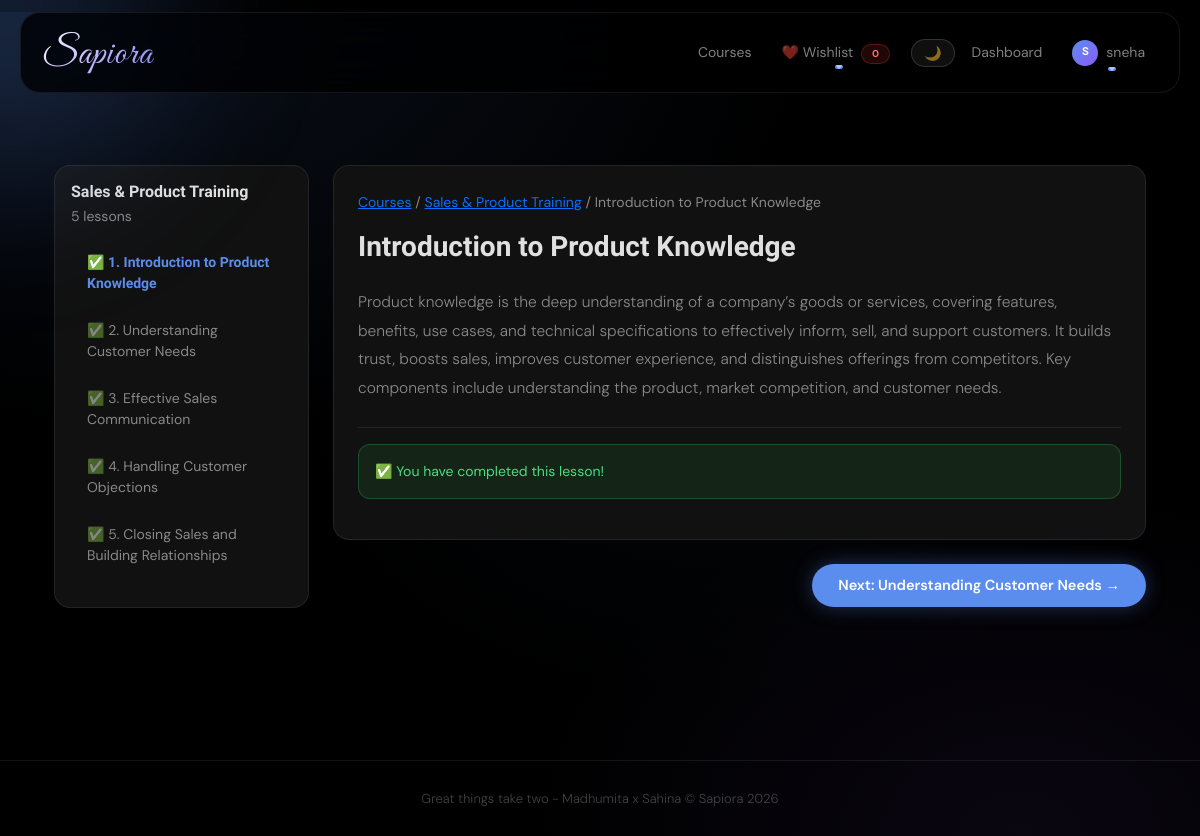
Page /courses/2/lessons/4/ (signed in) on the committed database.
### courses/models.py (models this page shows, shortened)
class Course(models.Model):
    title       = models.CharField(max_length=200)
    description = models.TextField()
    instructor  = models.ForeignKey(User, on_delete=models.CASCADE)
    price       = models.DecimalField(max_digits=8, decimal_places=2)
    rating      = models.FloatField(default=0)
    thumbnail   = models.ImageField(upload_to='course_thumbnails/', blank=True, null=True)
    created_at  = models.DateTimeField(auto_now_add=True)

class Lesson(models.Model):
    course     = models.ForeignKey(Course, on_delete=models.CASCADE, related_name='lessons')
    title      = models.CharField(max_length=200)
    content    = models.TextField()
    order      = models.PositiveIntegerField(default=0)
    created_at = models.DateTimeField(auto_now_add=True)
    class Meta:
        ordering = ['order']

### courses/views.py (the view)
# urls.py: path('<int:course_pk>/lessons/<int:lesson_pk>/', views.lesson_detail, name='lesson_detail'),
@login_required
def lesson_detail(request, course_pk, lesson_pk):
    course = get_object_or_404(Course, pk=course_pk)
    lesson = get_object_or_404(Lesson, pk=lesson_pk, course=course)
    is_enrolled = Enrollment.objects.filter(
        student=request.user, course=course
    ).exists()
    if not is_enrolled:
        return redirect('course_detail', pk=course_pk)
    all_lessons = course.lessons.all()
    progress, _ = CourseProgress.objects.get_or_create(
        student=request.user, course=course
    )
    progress.last_lesson = lesson
    progress.save()
    lesson_progress, _ = LessonProgress.objects.get_or_create(
        student=request.user, lesson=lesson
    )
    completed_lesson_ids = LessonProgress.objects.filter(
        student=request.user,
        lesson__course=course,
        completed=True
    ).values_list('lesson_id', flat=True)
    prev_lesson = all_lessons.filter(order__lt=lesson.order).last()
    next_lesson = all_lessons.filter(order__gt=lesson.order).first()
    context = {
        'course': course,
        'lesson': lesson,
        'all_lessons': all_lessons,
        'prev_lesson': prev_lesson,
        'next_lesson': next_lesson,
        'lesson_progress': lesson_progress,
        'completed_lesson_ids': completed_lesson_ids,
    }
    return render(request, 'courses/lesson_detail.html', context)

### templates/courses/lesson_detail.html (shortened to what this page needs)
{% extends "base.html" %}
{% block content %}
<div class="container-fluid mt-4">
  <div class="row">
    <div class="col-lg-3 mb-4">
      <div class="dashboard-sidebar p-3">
        <h6 class="fw-bold mb-1">{{ course.title }}</h6>
        <small class="text-muted d-block mb-3">{{ course.lessons.count }} lessons</small>
        <ul class="list-unstyled">
          {% for l in all_lessons %}
          <li class="mb-2">
            <a href="{% url 'lesson_detail' course.pk l.pk %}"
               class="dashboard-link {% if l.pk == lesson.pk %}fw-bold text-primary{% endif %}">
              {% if l.pk in completed_lesson_ids %}
                ✅
              {% else %}
                ⬜
              {% endif %}
              {{ l.order }}. {{ l.title }}
            </a>
          </li>
          {% endfor %}
        </ul>
      </div>
    </div>
    <div class="col-lg-9">
      <div class="dashboard-card p-4 mb-4">
        <nav class="mb-3">
          <small>
            <a href="{% url 'course_list' %}">Courses</a> /
            <a href="{% url 'course_detail' course.pk %}">{{ course.title }}</a> /
            {{ lesson.title }}
          </small>
        </nav>
        <h3 class="fw-bold mb-4">{{ lesson.title }}</h3>
        <div class="lesson-content">
          {{ lesson.content|linebreaks }}
        </div>
        <hr class="mt-4">
        {% if lesson_progress.completed %}
          <div class="alert alert-success mt-3">
            ✅ You have completed this lesson!
          </div>
        {% endif %}
      </div>
      <div class="d-flex justify-content-between">
        {% if next_lesson %}
          <a href="{% url 'lesson_detail' course.pk next_lesson.pk %}"
             class="btn btn-primary">
            Next: {{ next_lesson.title }} →
          </a>
        {% else %}
          <a href="{% url 'course_detail' course.pk %}"
             class="btn btn-success">
            🎉 Back to Course
          </a>
        {% endif %}
      </div>
    </div>
  </div>
</div>
{% endblock %}

### templates/base.html (shortened to what this page needs)
{% load static %}
<!DOCTYPE html>
<html lang="en">
<head>
    <link href="https://cdn.jsdelivr.net/npm/bootstrap@5.3.2/dist/css/bootstrap.min.css" rel="stylesheet">
    <link href="{% static 'css/style.css' %}" rel="stylesheet">
</head>
<body class="main-body">
<div id="cursorBlob"></div>
<nav class="navbar navbar-expand-lg custom-navbar">
    <div class="container">
        <a class="navbar-brand brand-text" href="{% url 'home' %}" style="text-decoration:none;">
            <span class="sapiora-logo">Sapiora</span>
        </a>
        <div class="collapse navbar-collapse" id="navbarNav">
            <ul class="navbar-nav ms-auto align-items-center gap-1">
                <li class="nav-item">
                    <a class="nav-link custom-link" href="{% url 'course_list' %}">Courses</a>
                </li>
                <li class="nav-item dropdown">
                    <a class="nav-link custom-link dropdown-toggle"
                       href="#" data-bs-toggle="dropdown">
                        ❤️&nbsp;Wishlist
                        <span id="wishlistCount" class="badge bg-danger ms-1" style="font-size:10px;">0</span>
                    </a>
                </li>
                <li class="nav-item">
                    <button id="themeToggle" class="theme-toggle-btn">🌙</button>
                </li>
                {% if user.is_authenticated %}
                    <li class="nav-item">
                        <a class="nav-link custom-link" href="{% url 'student_dashboard' %}">Dashboard</a>
                    </li>
                    <li class="nav-item dropdown">
                        <a class="nav-link custom-link dropdown-toggle d-flex align-items-center gap-2"
                           href="#" data-bs-toggle="dropdown">
                            <span style="
                                background: linear-gradient(135deg, #5b8dee, #8b5cf6);
                                color: white;
                                border-radius: 50%;
                                width: 26px; height: 26px;
                                display: inline-flex;
                                align-items: center; justify-content: center;
                                font-size: 11px; font-weight: 700;
                                flex-shrink: 0;
                                font-family: 'Bricolage Grotesque', sans-serif;
                            ">{{ user.username|first|upper }}</span>
                            {{ user.username }}
                        </a>
                    </li>
                {% endif %}
            </ul>
        </div>
    </div>
</nav>
<div class="container py-5 content-wrapper">
    {% block content %}{% endblock %}
</div>
<footer class="text-center custom-footer">
   Great things take two - Madhumita x Sahina © Sapiora 2026
</footer>
</body>
</html>

### templates/base.html (style rules this page uses)
#cursorBlob { position: fixed; width: 500px; height: 500px; border-radius: 50%; pointer-events: none; z-index: 999; top: 0; left: 0; transform: translate(-50%, -50%); background: radial-gradient(circle, rgba(91,141,238,0.25) 0%, rgba(139,92,246,0.10) 40%, transparent 70%); filter: blur(60px); will-change: left, top, background; opacity: 1; }

### rows in the picture
Course: title "Sales & Product Training", lessons.count "5"
Lesson: order "1", title "Introduction to Product Knowledge", content "Product knowledge is the deep understanding of a company’s goods or services, covering features, benefits, use cases, and technical specifications to effectively inform, sell, and support customers. It builds trust, boosts sales, improves customer experience, and distinguishes offerings from competitors. Key components include understanding the product, market competition, and customer needs."
Lesson: order "2", title "Understanding Customer Needs"
Lesson: order "3", title "Effective Sales Communication"
Lesson: order "4", title "Handling Customer Objections"
Lesson: order "5", title "Closing Sales and Building Relationships"

### other values in the picture
{{ user.username|first|upper }} "S"
{{ user.username }} "sneha"
